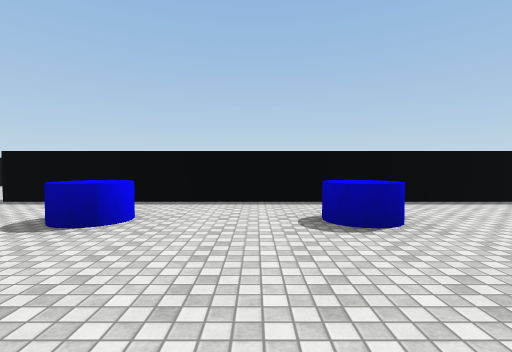
View 1 (above)

13 first-person views from a walk through a scene from a Unity 3-D project. The camera is 1.4 m above the floor, tilts 2° down and sees 85° across. The floor is counted in squares, 2 m on a side. Each view is taken from the middle of a square. On the plan, view 1 faces up. The plan holds only what a view shows up to about 9 squares ahead; the rest is blank. The place goes on beyond the plan. Surface patterns are stand-ins for the level's own textures.

View 2
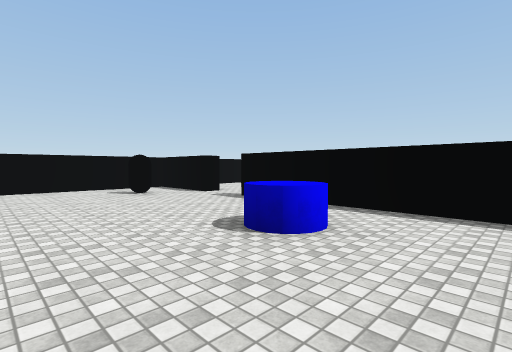

View 3
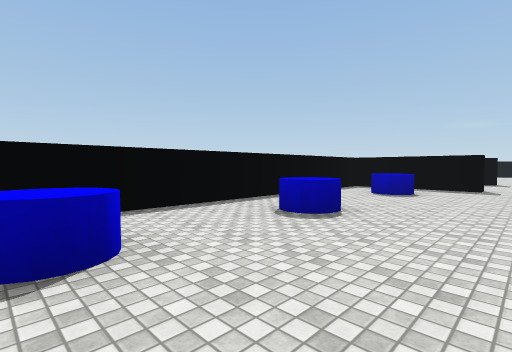

View 4
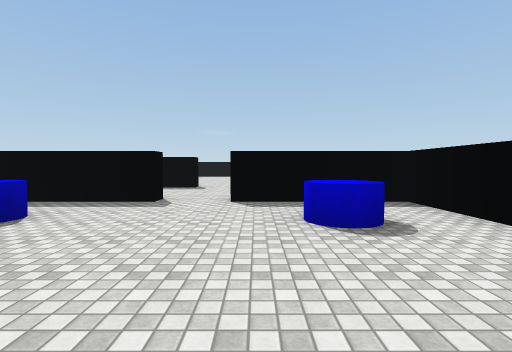

View 5
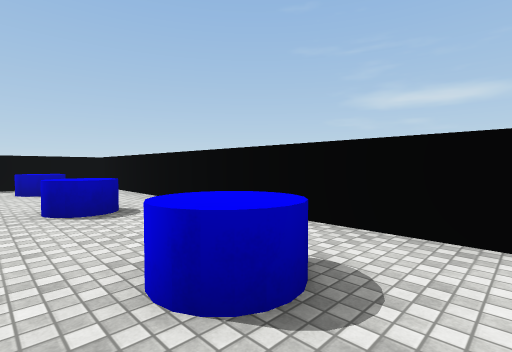

View 6
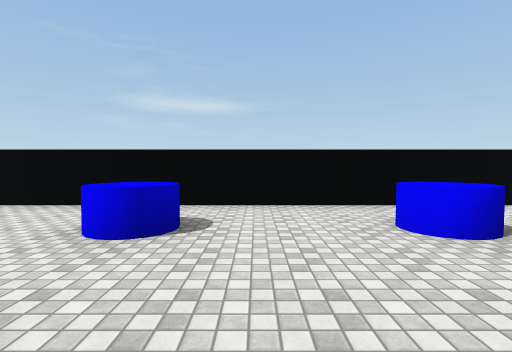

View 7
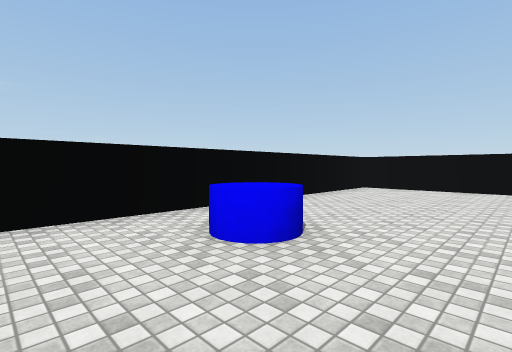

View 8
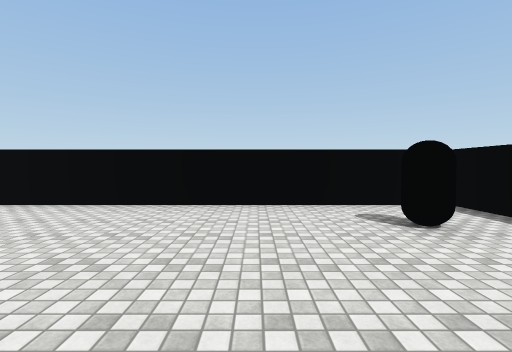

View 9
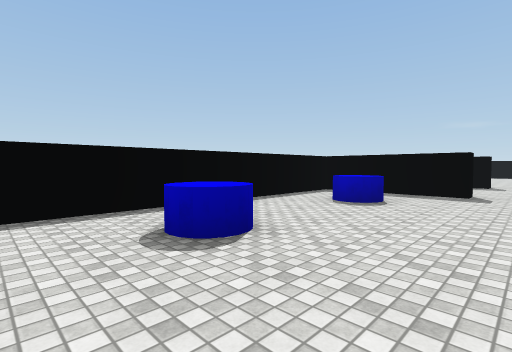

View 10
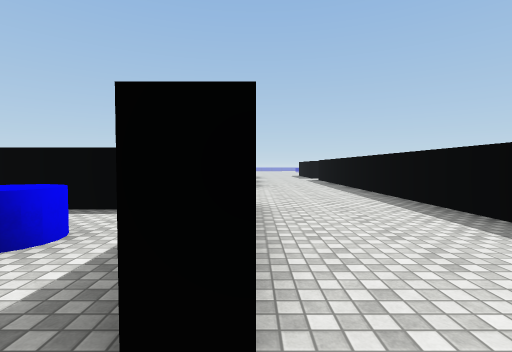

View 11
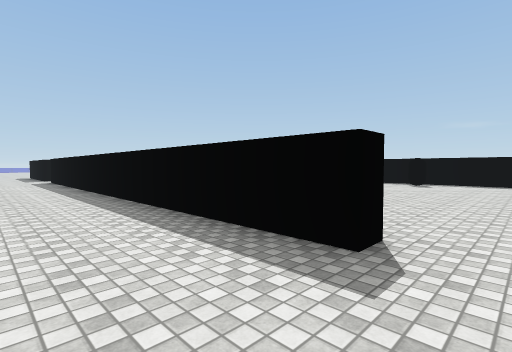

View 12
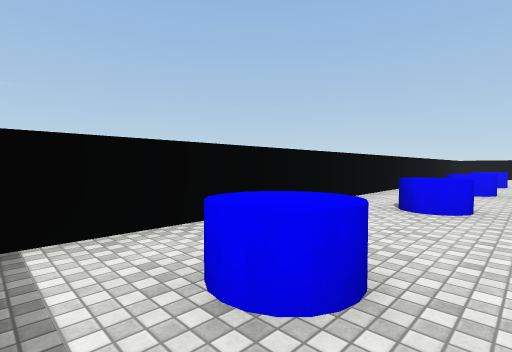

View 13
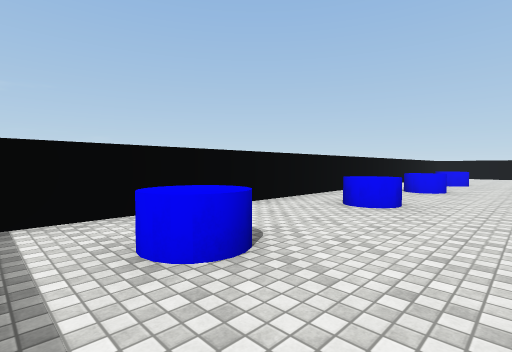

### Floor plan
Key: @ floor where view 1 was taken; # wall or solid block; x gap in a wall; . floor; = window, fence, low wall or low ledge; C black capsule.
Columns run from 9 left of view 1 to 20 right of it. Each row starts with its distance up from view 1.
 12                       .#
 11                       .#
 10                      ..#
  9                     ...#
  8                     ...#
  7                     ...#
  6 ###..################..#
  5 #...................#..
  4 #.C....=..##..=..##.#..     ..
  3 #......=..##..=..##.#..  .....
  2 #...................#..#......
  1 #.............................
  0 #........@..........#
 -1 #......=..==..=..==.#
 -2 #......x..x...x...x.#
 -3 #######  ############

Positions as (right, up) in squares from view 1, and headings:
1: (0, 0), facing up
2: (0, 1), facing up-left
3: (1, 1), facing up-right
4: (5, 0), facing right
5: (0, 0), facing down-right
6: (0, 2), facing down
7: (0, 1), facing down-left
8: (-4, 2), facing left
9: (3, 1), facing up-right
10: (11, 1), facing up
11: (12, 1), facing up-right
12: (10, 0), facing down-left
13: (10, 1), facing down-left
